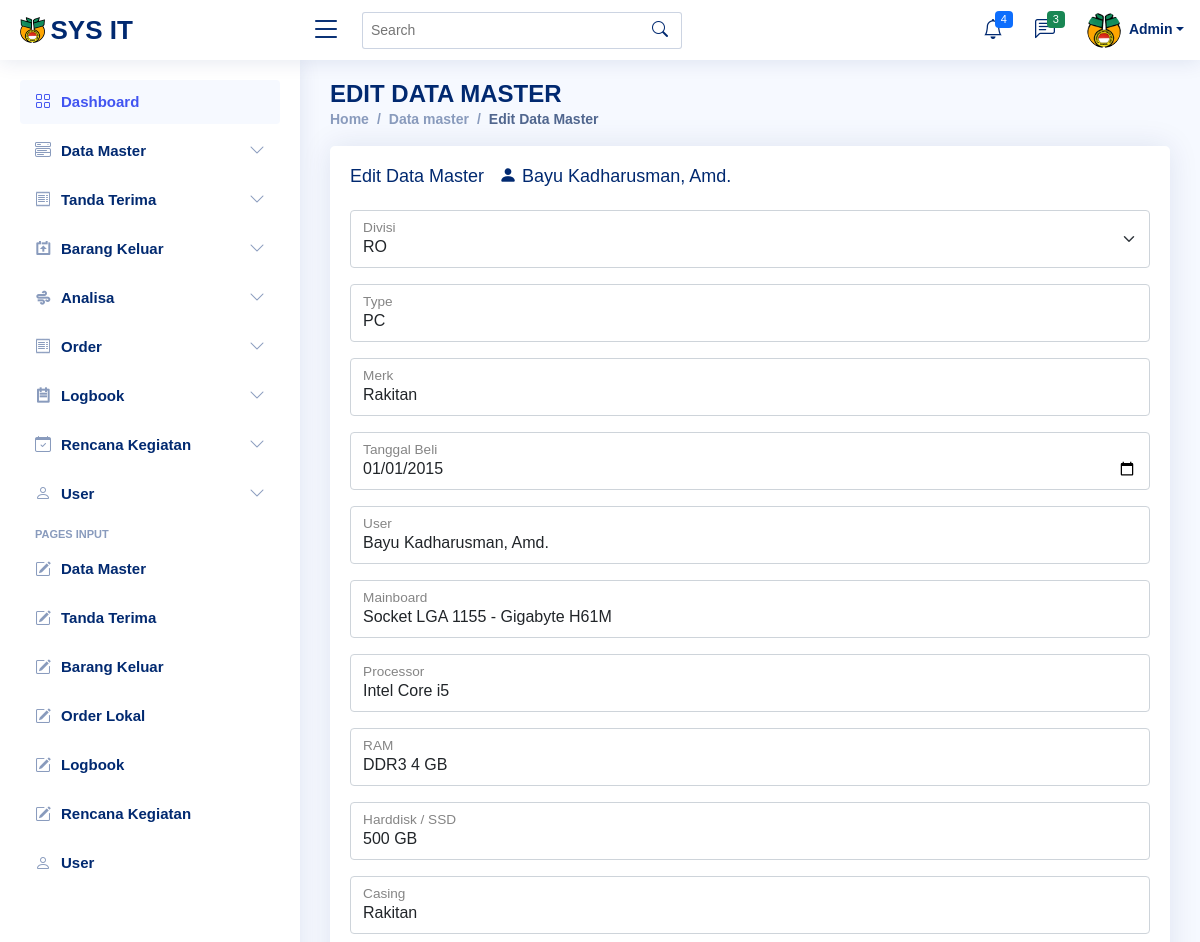
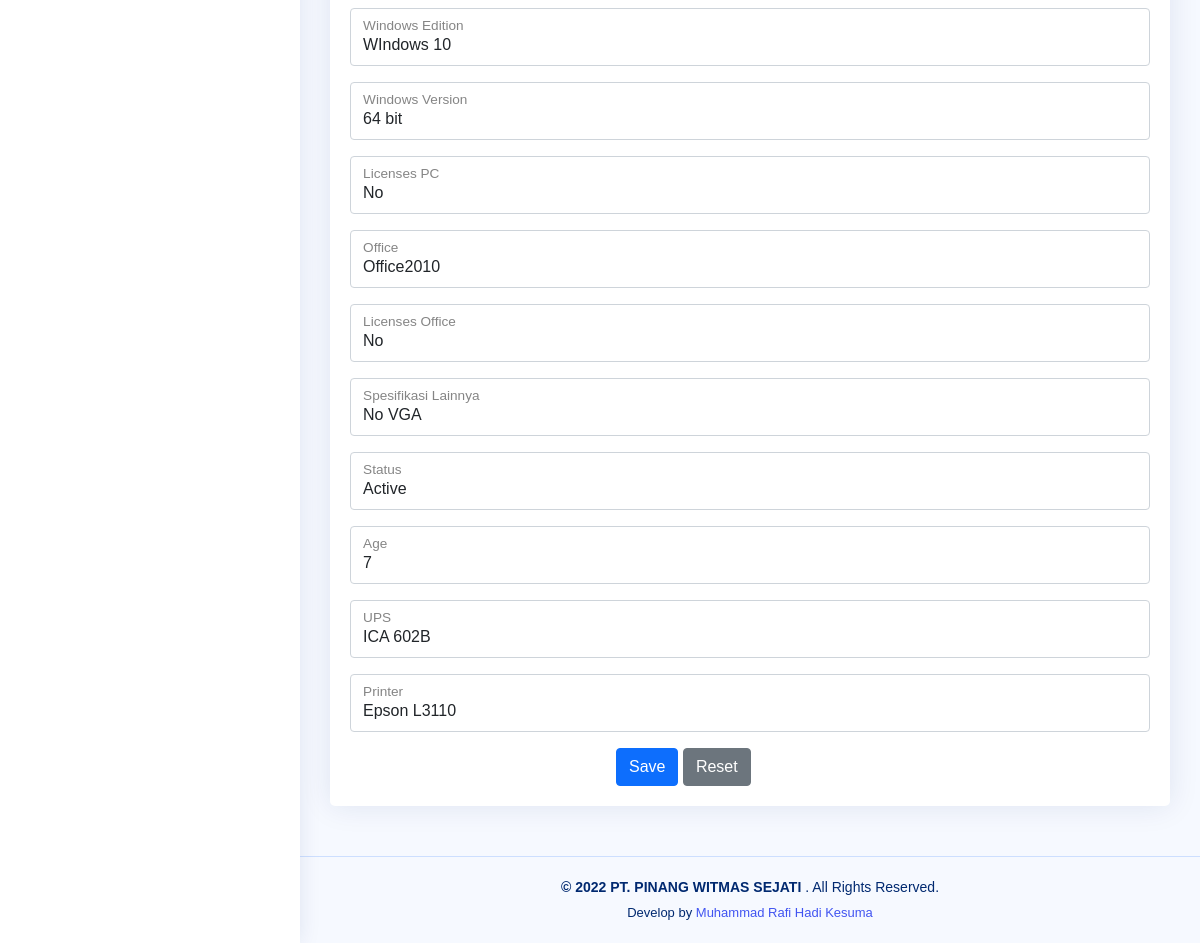
/edit_master.php?id=13 (signed in), run on the app's committed database (2 pictures, top to bottom).
### tables this page shows
CREATE TABLE `users` (
  `id` int(11) NOT NULL,
  `nama` text NOT NULL,
  `username` text NOT NULL,
  `password` text NOT NULL,
  `jabatan` text NOT NULL,
  `level` varchar(20) NOT NULL
);

CREATE TABLE `masters` (
  `id_master` int(11) NOT NULL,
  `divisi` text NOT NULL,
  `type` text NOT NULL,
  `merk` text NOT NULL,
  `tgl_beli` date NOT NULL,
  `user` text NOT NULL,
  `mainboard` text NOT NULL,
  `processor` text NOT NULL,
  `ram` text NOT NULL,
  `harddisk` text NOT NULL,
  `casing` text NOT NULL,
  `wdw_edition` text NOT NULL,
  `wdw_version` text NOT NULL,
  `licenses_pc` text NOT NULL,
  `office` text NOT NULL,
  `licenses_office` text NOT NULL,
  `other_spec` text NOT NULL,
  `status` text NOT NULL,
  `age` text NOT NULL,
  `ups` text NOT NULL,
  `printer` text NOT NULL
);

### edit_master.php (the view, shortened to what this page needs)
<?php
require 'config.php';
$id = $_GET['id'];
$query = mysqli_query($koneksi, "SELECT * FROM masters WHERE
							id_master='$id'");
$edit = mysqli_fetch_array($query);
?>
<?php require 'header.php'; ?>
<?php require 'sidebar.php'; ?>
<body>
    <main id="main" class="main">
        <div class="pagetitle">
            <h1>EDIT DATA MASTER</h1>
            <nav>
                <ol class="breadcrumb">
                    <li class="breadcrumb-item"><a href="home.php">Home</a></li>
                    <li class="breadcrumb-item"><a href="tables_master.php">Data master</a></li>
                    <li class="breadcrumb-item active">Edit Data Master</li>
                </ol>
            </nav>
        </div>
        <section class="section">
            <div class="row">
                <div class="col-lg-12">
                    <div class="card">
                        <div class="card-body">
                            <h5 class="card-title">Edit Data Master &nbsp; <i class="bi bi-person-fill"></i> <?php echo "$edit[user]" ?></h5>
                            <form action="api_editmaster.php" method="POST">
                                <div class="col-12">
                                    <div class="form-floating mb-3">
                                        <select class="form-select" aria-label="Default select example" id="floatingDivisi" name="divisi" required>
                                            <option <?php if ($edit['divisi'] === 'RO') {
                                                        echo "selected";
                                                    } ?> value='RO'>RO</option>
                                        </select>
                                        <label for="floatingDivisi">Divisi</label>
                                    </div>
                                </div>
                                <div class="form-floating mb-3">
                                    <input type="text" class="form-control" id="type" name="type" placeholder="Masukkan" onkeyup="myType()" value="<?php echo "$edit[type]" ?>" required>
                                    <label for="type">Type</label>
                                </div>
                                <div class="form-floating mb-3">
                                    <input type="text" class="form-control" id="merk" name="merk" placeholder="Masukkan" onkeyup="myMerk()" value="<?php echo "$edit[merk]" ?>" required>
                                    <label for="merk">Merk</label>
                                </div>
                                <div class="col-12">
                                    <div class="form-floating mb-3">
                                        <input type="date" class="form-control" id="tanggalbeli" name="tanggalbeli" value="<?php echo "$edit[tgl_beli]" ?>" required>
                                        <label for="tanggalbeli">Tanggal Beli</label>
                                    </div>
                                </div>
                                <div class="form-floating mb-3">
                                    <input type="text" class="form-control" id="user" name="user" placeholder="Masukkan" onkeyup="myUser()" value="<?php echo "$edit[user]" ?>" required>
                                    <label for="user">User</label>
                                </div>
                                <div class="form-floating mb-3">
                                    <input type="text" class="form-control" id="mainboard" name="mainboard" placeholder="Masukkan" onkeyup="myMainboard()" value="<?php echo "$edit[mainboard]" ?>" required>
                                    <label for="mainboard">Mainboard</label>
                                </div>
                                <div class="form-floating mb-3">
                                    <input type="text" class="form-control" id="processor" name="processor" placeholder="Masukkan" onkeyup="myProcessor()" value="<?php echo "$edit[processor]" ?>" required>
                                    <label for="processor">Processor</label>
                                </div>
                                <div class="form-floating mb-3">
                                    <input type="text" class="form-control" id="ram" name="ram" placeholder="Masukkan" onkeyup="myRam()" value="<?php echo "$edit[ram]" ?>" required>
                                    <label for="ram">RAM</label>
                                </div>
                                <div class="form-floating mb-3">
                                    <input type="text" class="form-control" id="harddisk" name="harddisk" placeholder="Masukkan" onkeyup="myHarddisk()" value="<?php echo "$edit[harddisk]" ?>" required>
                                    <label for="harddisk">Harddisk / SSD</label>
                                </div>
                                <div class="form-floating mb-3">
                                    <input type="text" class="form-control" id="casing" name="casing" placeholder="Masukkan" onkeyup="myCasing()" value="<?php echo "$edit[casing]" ?>" required>
                                    <label for="casing">Casing</label>
                                </div>
                                <div class="form-floating mb-3">
                                    <input type="text" class="form-control" id="windowse" name="windowse" placeholder="Masukkan" onkeyup="myWindowse()" value="<?php echo "$edit[wdw_edition]" ?>" required>
                                    <label for="windowse">Windows Edition</label>
                                </div>
                                <div class="form-floating mb-3">
                                    <input type="text" class="form-control" id="windowsv" name="windowsv" placeholder="Masukkan" onkeyup="myWindowsv()" value="<?php echo "$edit[wdw_version]" ?>" required>
                                    <label for="windowsv">Windows Version</label>
                                </div>
                                <div class="form-floating mb-3">
                                    <input type="text" class="form-control" id="licensespc" name="licensespc" placeholder="Masukkan" onkeyup="myLicensespc()" value="<?php echo "$edit[licenses_pc]" ?>" required>
                                    <label for="licensespc">Licenses PC</label>
                                </div>
                                <div class="form-floating mb-3">
                                    <input type="text" class="form-control" id="office" name="office" placeholder="Masukkan" onkeyup="myOffice()" value="<?php echo "$edit[office]" ?>" required>
                                    <label for="office">Office</label>
                                </div>
                                <div class="form-floating mb-3">
                                    <input type="text" class="form-control" id="licensesof" name="licensesof" placeholder="Masukkan" onkeyup="myLicensesof()" value="<?php echo "$edit[licenses_office]" ?>" required>
                                    <label for="licensesof">Licenses Office</label>
                                </div>
                                <div class="form-floating mb-3">
                                    <input type="text" class="form-control" id="spesifikasi" name="spesifikasi" placeholder="Masukkan" onkeyup="mySpesifikasi()" value="<?php echo "$edit[other_spec]" ?>" required>
                                    <label for="spesifikasi">Spesifikasi Lainnya</label>
                                </div>
                                <div class="form-floating mb-3">
                                    <input type="text" class="form-control" id="status" name="status" placeholder="Masukkan" onkeyup="myStatus()" value="<?php echo "$edit[status]" ?>" required>
                                    <label for="status">Status</label>
                                </div>
                                <div class="form-floating mb-3">
                                    <input type="text" class="form-control" id="age" name="age" placeholder="Masukkan" onkeyup="myAge()" value="<?php echo "$edit[age]" ?>" required>
                                    <label for="age">Age</label>
                                </div>
                                <div class="form-floating mb-3">
                                    <input type="text" class="form-control" id="ups" name="ups" placeholder="Masukkan" onkeyup="myUps()" value="<?php echo "$edit[ups]" ?>" required>
                                    <label for="ups">UPS</label>
                                </div>
                                <div class="form-floating mb-3">
                                    <input type="text" class="form-control" id="printer" name="printer" placeholder="Masukkan" onkeyup="myPrinter()" value="<?php echo "$edit[printer]" ?>" required>
                                    <label for="printer">Printer</label>
                                </div>
                                <div class="col-sm-10 text-center">
                                    <button type="submit" class="btn btn-primary">Save</button>
                                    <button type="reset" class="btn btn-secondary">Reset</button>
                                </div>
                            </form>
                        </div>
                    </div>
                </div>
            </div>
        </section>
    </main>
    <?php require 'footer.php'; ?>

### header.php (shortened to what this page needs)
<!DOCTYPE html>
<html lang="en">
<head>
  <link rel="stylesheet" href="assets/css/bootstrap.min.css" />
  <link rel="stylesheet" href="assets/css/select2.min.css" />
  <link rel="stylesheet" href="assets/css/select2-bootstrap-5-theme.min.css" />
  <link rel="stylesheet" href="assets/css/select2-bootstrap-5-theme.rtl.min.css" />
  <link href="assets/css/css.css" rel="stylesheet">
  <link href="assets/vendor/bootstrap/css/bootstrap.min.css" rel="stylesheet">
  <link href="assets/vendor/bootstrap-icons/bootstrap-icons.css" rel="stylesheet">
  <link href="assets/vendor/boxicons/css/boxicons.min.css" rel="stylesheet">
  <link href="assets/vendor/quill/quill.snow.css" rel="stylesheet">
  <link href="assets/vendor/quill/quill.bubble.css" rel="stylesheet">
  <link href="assets/vendor/remixicon/remixicon.css" rel="stylesheet">
  <link href="assets/vendor/simple-datatables/style.css" rel="stylesheet">
  <link rel="stylesheet" href="assets/css/dataTables.bootstrap5.min.css">
  <link rel="stylesheet" href="assets/css/buttons.bootstrap5.min.css">
  <link href="assets/css/style.css" rel="stylesheet">
</head>
<body>
  <header id="header" class="header fixed-top d-flex align-items-center">
    <div class="d-flex align-items-center justify-content-between">
      <a href="home.php" class="logo d-flex align-items-center">
        <img src="assets/img/logo-new.png" alt="">
        <span class="d-none d-lg-block">SYS IT</span>
      </a>
      <i class="bi bi-list toggle-sidebar-btn"></i>
    </div>
    <div class="search-bar">
      <form class="search-form d-flex align-items-center" method="POST" action="#">
        <input type="text" name="query" placeholder="Search" title="Enter search keyword">
        <button type="submit" title="Search"><i class="bi bi-search"></i></button>
      </form>
    </div>
    <nav class="header-nav ms-auto">
      <ul class="d-flex align-items-center">
        <li class="nav-item dropdown">
          <a class="nav-link nav-icon" href="#" data-bs-toggle="dropdown">
            <i class="bi bi-bell"></i>
            <span class="badge bg-primary badge-number">4</span>
          </a>
        </li>
        <li class="nav-item dropdown">
          <a class="nav-link nav-icon" href="#" data-bs-toggle="dropdown">
            <i class="bi bi-chat-left-text"></i>
            <span class="badge bg-success badge-number">3</span>
          </a>
        </li>
        <?php
        require 'config.php';
        $id = $_SESSION['id'];
        $query = mysqli_query($koneksi, " SELECT * FROM users WHERE id='$id'");
        while ($read = mysqli_fetch_array($query)) {
        ?>
          <li class="nav-item dropdown pe-3">
            <a class="nav-link nav-profile d-flex align-items-center pe-0" href="#" data-bs-toggle="dropdown">
              <img src="assets/img/logo-new.png" alt="Profile" class="rounded-circle">
              <span class="d-none d-md-block dropdown-toggle ps-2"><?php echo $read['nama'] ?></span>
            </a>
          </li>
      </ul>
    </nav>
  <?php } ?>
  </header>

### assets/css/style.css (style rules this page uses)
:root { scroll-behavior: smooth; }
body { font-family: "Open Sans", sans-serif; background: #f6f9ff; color: #444444; }
a { color: #4154f1; text-decoration: none; }
h1, h2, h3, h4, h5, h6 { font-family: "Nunito", sans-serif; }
#main { margin-top: 60px; padding: 20px 30px; transition: all 0.3s; }
.pagetitle { margin-bottom: 10px; }
.pagetitle h1 { font-size: 24px; margin-bottom: 0; font-weight: 600; color: #012970; }
.card { margin-bottom: 30px; border: none; border-radius: 5px; box-shadow: 0px 0 30px rgba(1, 41, 112, 0.1); }
.card-title { padding: 20px 0 15px 0; font-size: 18px; font-weight: 500; color: #012970; font-family: "Poppins", sans-serif; }
.card-body { padding: 0 20px 20px 20px; }
.breadcrumb { font-size: 14px; font-family: "Nunito", sans-serif; color: #899bbd; font-weight: 600; }
.breadcrumb a { color: #899bbd; transition: 0.3s; }
.breadcrumb .breadcrumb-item::before { color: #899bbd; }
.breadcrumb .active { color: #51678f; font-weight: 600; }
.logo { line-height: 1; }
@media (min-width: 1200px) { .logo { width: 280px; } }
.logo img { max-height: 26px; margin-right: 6px; }
.logo span { font-size: 26px; font-weight: 700; color: #012970; font-family: "Nunito", sans-serif; }
.header { transition: all 0.5s; z-index: 997; height: 60px; box-shadow: 0px 2px 20px rgba(1, 41, 112, 0.1); background-color: #fff; padding-left: 20px; }
.header .toggle-sidebar-btn { font-size: 32px; padding-left: 10px; cursor: pointer; color: #012970; }
.header .search-bar { min-width: 360px; padding: 0 20px; }
.header .search-form { width: 100%; }
.header .search-form input { border: 0; font-size: 14px; color: #012970; border: 1px solid rgba(1, 41, 112, 0.2); padding: 7px 38px 7px 8px; border-radius: 3px; transition: 0.3s; width: 100%; }
.header .search-form button { border: 0; padding: 0; margin-left: -30px; background: none; }
.header .search-form button i { color: #012970; }
.header-nav ul { list-style: none; }
.header-nav > ul { margin: 0; padding: 0; }
.header-nav .nav-icon { font-size: 20px; color: #012970; }
.header-nav .nav-profile { color: #012970; }
.header-nav .nav-profile img { max-height: 36px; }
.header-nav .nav-profile span { font-size: 14px; font-weight: 600; }
.header-nav .badge-number { position: absolute; inset: 4px 6px auto auto; font-weight: normal; font-size: 11px; padding: 3px 6px; }
@media (min-width: 1200px) { #main, #footer { margin-left: 300px; } }

### data on the page
users: nama "Admin"
masters: user "Bayu Kadharusman, Amd.", type "PC", merk "Rakitan", tanggalbeli "01/01/2015", mainboard "Socket LGA 1155 - Gigabyte H61M", processor "Intel Core i5", ram "DDR3 4 GB", harddisk "500 GB", casing "Rakitan", windowse "WIndows 10", windowsv "64 bit", licensespc "No", office "Office2010", licensesof "No", spesifikasi "No VGA", status "Active", age "7", ups "ICA 602B", printer "Epson L3110"
